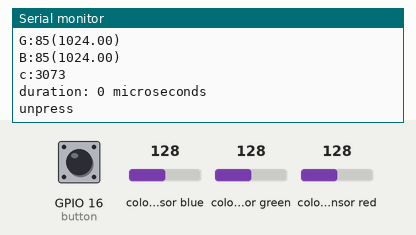
Simulated run of this sketch. Board: ESP32. Parts: the last lines printed to the serial monitor. Inputs (shaded band) come from the test bench; at power-on: GPIO 16 (button) LOW, colour sensor blue 128, colour sensor green 128, colour sensor red 128. Nothing arrives over Bluetooth unless stated; a phone connects over Bluetooth LE 3 s after start.

Above: at 1.9 s.
2.0 s: GPIO 16 (button) pulled HIGH for 1.35 s
At 4.2 s:
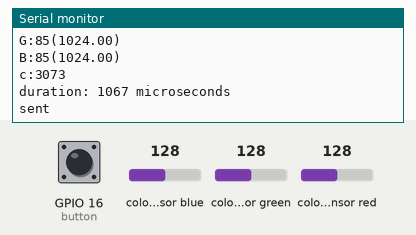
4.8 s: GPIO 16 (button) pulled HIGH for 1.35 s
At 7.0 s:
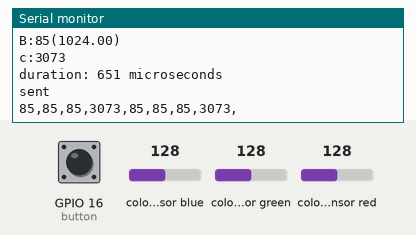
7.6 s: colour sensor blue set to 5
At 8.9 s:
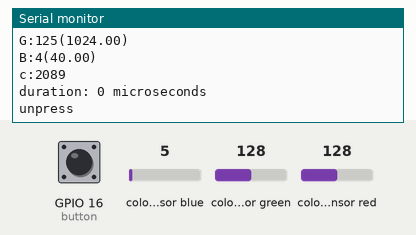
9.1 s: GPIO 16 (button) pulled HIGH for 3.2 s
At 12.8 s:
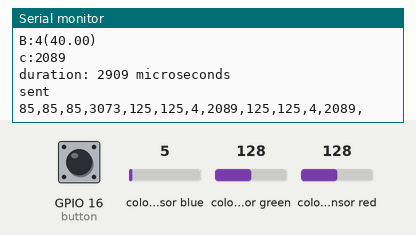
13.8 s: colour sensor green set to 5
At 15.1 s:
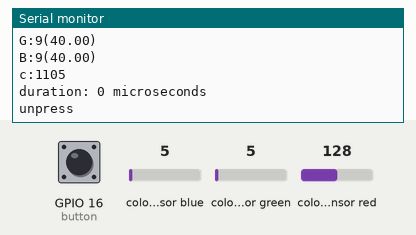
15.3 s: colour sensor red set to 5
At 16.4 s:
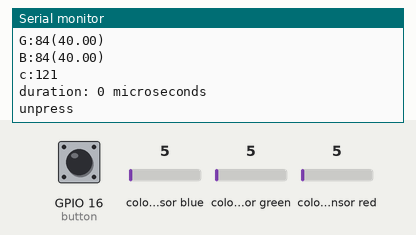
Timing chart, 0 to 17.8 s (numbered marks = the images above; inputs shaded):
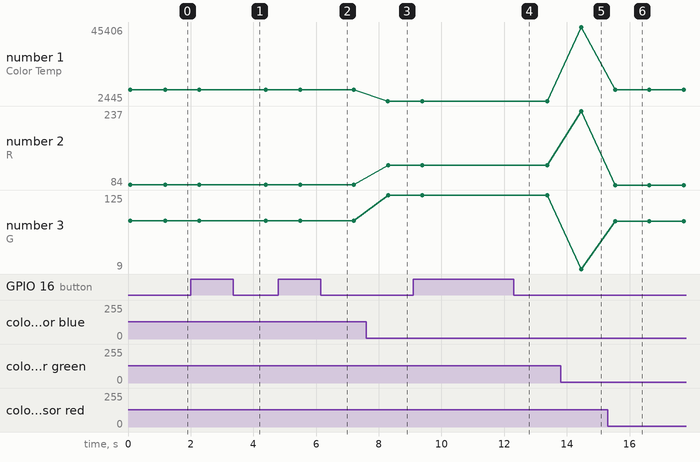

The sketch:

CC_ESP32.ino
```cpp
#include <Wire.h>
#include "Adafruit_TCS34725.h"

#include <BLEDevice.h>
#include <BLEServer.h>
#include <BLEUtils.h>
#include <BLE2902.h>

Adafruit_TCS34725 tcs = Adafruit_TCS34725(TCS34725_INTEGRATIONTIME_700MS, TCS34725_GAIN_1X);

BLEServer* pServer = NULL;
BLECharacteristic* pCharacteristic = NULL;
bool deviceConnected = false;
bool oldDeviceConnected = false;

#define SERVICE_UUID        "4fafc201-1fb5-459e-8fcc-c5c9c331914b"
#define CHARACTERISTIC_UUID "beb5483e-36e1-4688-b7f5-ea07361b26a8"

class MyServerCallbacks: public BLEServerCallbacks {
    void onConnect(BLEServer* pServer) {
      deviceConnected = true;
      BLEDevice::startAdvertising();
    };

    void onDisconnect(BLEServer* pServer) {
      deviceConnected = false;
    }
};


int R = 0;
int G = 0;
int B = 0;

int c = 0;
String str= "";

int button = 16;
unsigned long startTime;                 // 按鈕被按下的起始時間
unsigned long duration;

void setup() {
  // put your setup code here, to run once:
  Serial.begin(9600);
  pinMode(button, INPUT);
  if (tcs.begin()) {
    Serial.println("");
    Serial.println("Found sensor");
  } else {
    Serial.println("No TCS34725 found ... check your connections");
  while (1);
  }
  // Create the BLE Device
  BLEDevice::init("Carla!");

  // Create the BLE Server
  pServer = BLEDevice::createServer();
  pServer->setCallbacks(new MyServerCallbacks());

  // Create the BLE Service
  BLEService *pService = pServer->createService(SERVICE_UUID);

  // Create a BLE Characteristic
  pCharacteristic = pService->createCharacteristic(
                      CHARACTERISTIC_UUID,
                      BLECharacteristic::PROPERTY_READ   |
                      BLECharacteristic::PROPERTY_WRITE  |
                      BLECharacteristic::PROPERTY_NOTIFY |
                      BLECharacteristic::PROPERTY_INDICATE
                    );

    // Create a BLE Descriptor
  pCharacteristic->addDescriptor(new BLE2902());

  // Start the service
  pService->start();

  // Start advertising
  BLEAdvertising *pAdvertising = BLEDevice::getAdvertising();
  pAdvertising->addServiceUUID(SERVICE_UUID);
  pAdvertising->setScanResponse(false);
  pAdvertising->setMinPreferred(0x0);  // set value to 0x00 to not advertise this parameter
  BLEDevice::startAdvertising();
  Serial.println("Waiting a client connection to notify...");

  Serial.println("Press and release button now");
}

void loop() {
  scancolor();
  connectble();
  // put your main code here, to run repeatedly:
    if(digitalRead(button) == HIGH) {
    startTime = millis();                    // 記錄按鈕被按下的起始時間
    while (digitalRead(button) == HIGH)   // 等到按鈕被放開為止
      ;
    duration = millis() - startTime;         // 計算按鈕被按了多久

    }else{
      duration = 0;
    }
    Serial.print("duration: ");               // 印出 duration 的內容
    Serial.print(duration);
    Serial.println(" microseconds");
    if(duration>=5000){
      Serial.println("restart");
      ESP.restart();
     }
    else if(duration<5000&&duration>10){
      Serial.println("sent");
      sentdata();
      str= "";
    }
     else{
      Serial.println("unpress");
     }
    delay(1000);
}
void scancolor(){
  uint16_t red, green, blue, clear, colorTemp;

  tcs.getRawData(&red, &green, &blue, &clear);
  colorTemp = tcs.calculateColorTemperature(red, green, blue);

  uint32_t sum = clear;
  float r,g,b,rr,gg,bb;

  rr= red;
  gg= green;
  bb= blue;

  r= red;
  r /= sum;

  g= green;
  g /= sum;

  b= blue;
  b /= sum;

  r *=256;
  g *=256;
  b *=256;

  R = r;
  G = g;
  B = b;
  c = sum;

  Serial.print("Color Temp");
  Serial.print(":");
  Serial.println(colorTemp, DEC);
  Serial.flush();

  Serial.print("R");
  Serial.print(":");
  Serial.print(R);
  Serial.print("(");
  Serial.print(rr);
  Serial.println(")");

  Serial.print("G");
  Serial.print(":");
  Serial.print(G);
  Serial.print("(");
  Serial.print(gg);
  Serial.println(")");

  Serial.print("B");
  Serial.print(":");
  Serial.print(B);
  Serial.print("(");
  Serial.print(bb);
  Serial.println(")");

  Serial.print("c");
  Serial.print(":");
  Serial.println(sum);
  Serial.flush();
}
void connectble(){
  // notify changed value
    if (deviceConnected) {

        str += R;
        str += ",";
        str += G;
        str += ",";
        str += B;
        str += ",";
        str += c;
        str += ",";


    }
   // disconnecting
    if (!deviceConnected && oldDeviceConnected) {
        delay(500); // give the bluetooth stack the chance to get things ready
        pServer->startAdvertising(); // restart advertising
        Serial.println("start advertising");
        oldDeviceConnected = deviceConnected;
    }
    // connecting
    if (deviceConnected && !oldDeviceConnected) {
        // do stuff here on connecting
        oldDeviceConnected = deviceConnected;
    }
}
void sentdata(){
     Serial.println(str);
     pCharacteristic->setValue((char*)str.c_str());
     pCharacteristic->notify();
}
```

Measured:
- after the input at 2.0 s, the serial monitor: prints a new line after 1.4 s (image 1)
- after the input at 4.8 s, the serial monitor: prints a new line after 1.4 s (image 2)
- after the input at 7.6 s, the serial monitor: prints a new line after 0.69 s (image 3)
- after the input at 9.1 s, the serial monitor: prints a new line after 3.2 s (image 4)
- after the input at 13.8 s, the serial monitor: prints a new line after 0.66 s (image 5)
- after the input at 15.3 s, the serial monitor: prints a new line after 0.25 s (image 6)
- plotted number 1: 8890 → 2445 after the input at 7.6 s, 2445 → 45406 after the input at 13.8 s, 45406 → 8890 after the input at 15.3 s
- plotted number 2: 85 → 125 after the input at 7.6 s, 125 → 237 after the input at 13.8 s, 237 → 84 after the input at 15.3 s
